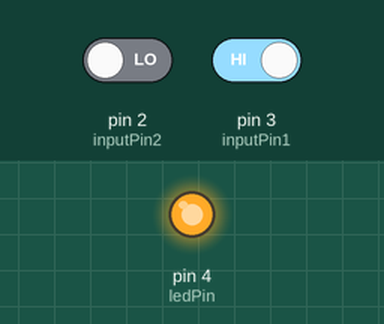
Simulated run of this sketch. Board: Arduino Uno, built with avr-gcc and run on an emulated ATmega328P. Shown: output pins drawn as LEDs (lit = HIGH). Inputs (shaded band) come from the test bench; at power-on: pin 3 (inputPin1) HIGH, pin 2 (inputPin2) LOW.

Above: at 1.2 s.
1.3 s: pin 3 (inputPin1) driven LOW
At 2.5 s:
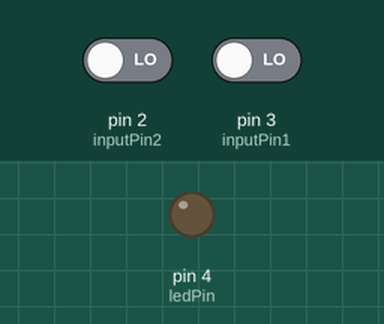
2.8 s: pin 3 (inputPin1) driven HIGH
At 3.6 s:
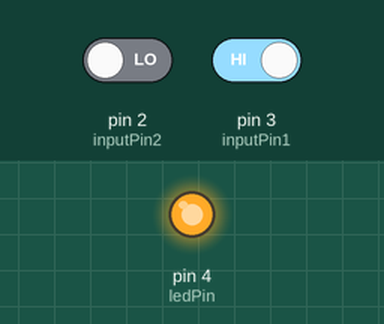
Timing chart, 0 to 5.8 s (numbered marks = the images above; inputs shaded):
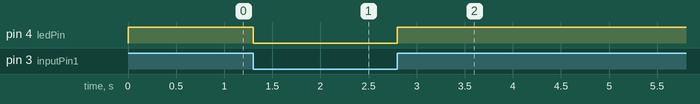

The sketch:

check_buttons.ino
```cpp
/* Check Button functionality
 *
 *  We use 2 buttons and 1 LED.
 *  The first button switches on the LED
 *  The second button switches off the LED.
 *
 *  Wiring
 *  LED in digital 4
 *  button 1 in digital 3
 *  button 2 in digital 2
 *
 *  Notice:
 *  We need to add pull up resistors in the buttons positive leg
 *  to reliable read the pin as HIGH.
 *
 */


int ledPin = 4;
int inputPin1 = 3;
int inputPin2 = 2;

void setup() {
  // put your setup code here, to run once:
  pinMode(ledPin, OUTPUT);
  pinMode(inputPin1, INPUT);
  pinMode(inputPin2, INPUT);
}

void loop() {
  // put your main code here, to run repeatedly:
  if (digitalRead(inputPin1) == LOW)
    {
    digitalWrite(ledPin, LOW);
    }
  else if  (digitalRead(inputPin2) == LOW)
    {
    digitalWrite(ledPin, HIGH);
    }
}
```

Measured:
- after the input at 1.3 s, pin 4 (ledPin): HIGH → LOW at once
- after the input at 2.8 s, pin 4 (ledPin): LOW → HIGH at once
